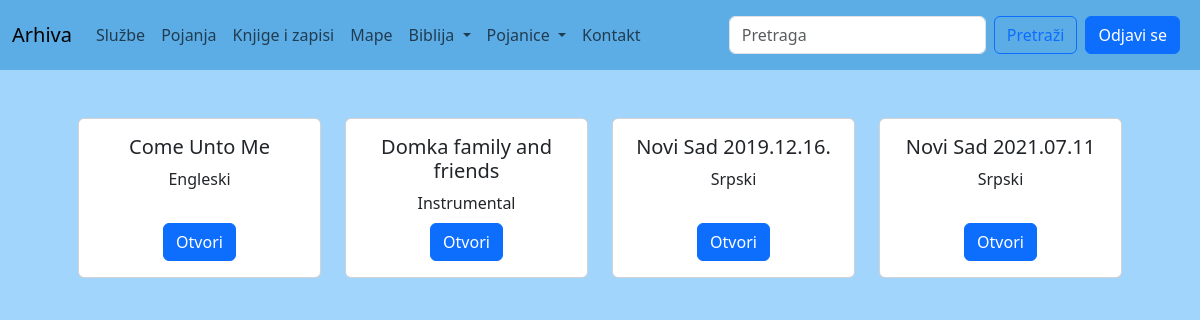
Page /pojanja/ (signed in) on the committed database.
### blog/models.py (models this page shows, shortened)
class Folder(models.Model):
    name = models.CharField(max_length=255)
    slug = models.SlugField(unique=True, blank=True, null=True)
    language = models.CharField(max_length=120,blank=True, null=True)

### blog/views.py (the view)
# urls.py: path('pojanja/',folder_list,name='folder_list'),
@login_required(login_url="/login/")
def folder_list(request):
	folders = Folder.objects.all().order_by('name')
	return render(request, 'blog/folders.html', {'folders': folders})

### blog/templates/blog/folders.html (shortened to what this page needs)
{% extends "base.html" %}
{% block content%}
<div class="container p-5">
    <div class="row">
        {% for folder in folders %}
            <div class="col-md-3 mb-4">
                <div class="card h-100 d-flex flex-column" >
                    <div class="card-body d-flex flex-column flex-grow-1">
                        <h5 class="card-title text-center">{{ folder.name }}</h5>
                        <p class="card-title text-center">{{folder.language}}</p>
                        <div class="mt-auto text-center">
                            <a href="{% url 'pojanja_list_view' slug=folder.slug %}" class="btn btn-primary">Otvori</a>
                        </div>
                    </div>
                </div>
            </div>
            {% if forloop.counter|divisibleby:4 %}
                </div><div class="row">
            {% endif %}
        {% endfor %}
    </div>
</div>
{% endblock %}

### rows in the picture
Folder: name "Come Unto Me", language "Engleski"
Folder: name "Domka family and friends", language "Instrumental"
Folder: name "Novi Sad 2019.12.16.", language "Srpski"
Folder: name "Novi Sad 2021.07.11", language "Srpski"
